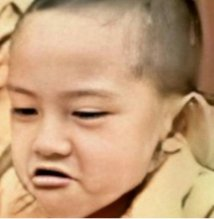
#> input picture Rico Putra Pradana/Soal_2/img/hilih.png, 214 x 219 px
$ python rgb_to_gray.py
#> lines starting #> are read from the running program, lines starting #| are printed output that depends on the picture
import cv2

# read the original image
img_rgb = cv2.imread('img/hilih.png')
#> img_rgb is the input picture: shape (219, 214, 3); mean B, G, R 119.5, 155.5, 193.7

# convert image from rgb to grayscale
img_gray = cv2.cvtColor(img_rgb, cv2.COLOR_BGR2GRAY)
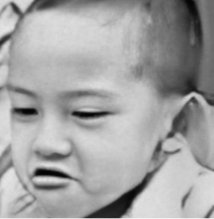
#> img_gray: shape (219, 214); min 2, max 245, mean 162.8

# save the converted image
cv2.imwrite('img/hilih-gray.png', img_gray)

# show the converted image
cv2.imshow("Output", img_gray)
cv2.waitKey(0)
